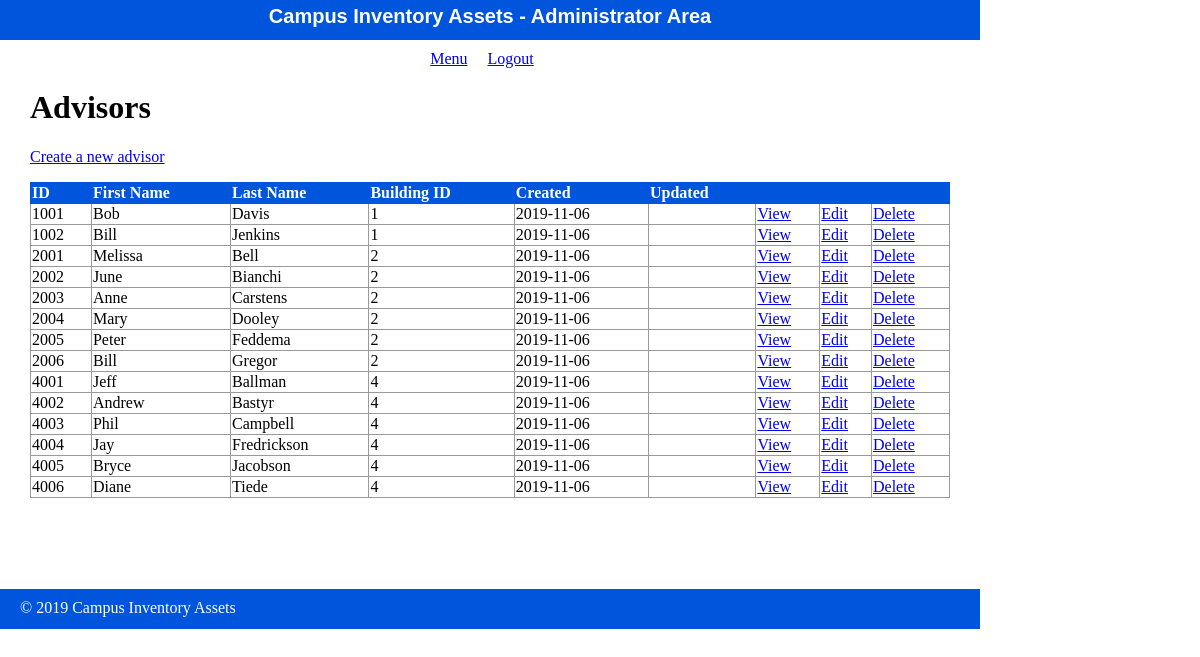
/admin/advisor/index.php, run on the app's committed database.
### tables this page shows
create table advisor(
    advisor_id int(4) Primary Key,
    advisor_fname VARCHAR(10),
    advisor_lname VARCHAR(25),
    building_id int(4),
    advis_create_date date,
    advis_update_date date,
    FOREIGN KEY(building_id) REFERENCES building(building_id)
);

### private/functions.php (called while the page is built, shortened)
<?php
$db = db_connect();
function url_for($script_path) {
  return WWW_ROOT . $script_path;
}
function u($string="") {
  return urlencode($string);
}
function h($string="") {
  return htmlspecialchars($string);
}
function query($sql){
  global $db;
  $result = mysqli_query($db, $sql);
  return $result;
}
?>

### public/admin/advisor/index.php (the view, shortened to what this page needs)
<?php
include(SHARED_PATH . '/admin_header.php');
$sql = "select * from advisor";
$advisor_set = query($sql);
?>
<div id="content">
  <div class="pages listing">
    <h1>Advisors</h1>
    <div class="actions">
      <a class="action" href="<?php echo url_for('/admin/advisor/new.php'); ?>">Create a new advisor</a>
    </div>
  	<table class="list">
  	  <tr>
        <th>ID</th>
        <th>First Name</th>
        <th>Last Name</th>
        <th>Building ID</th>
  	    <th>Created</th>
        <th>Updated</th>
  	    <th>&nbsp;</th>
  	    <th>&nbsp;</th>
        <th>&nbsp;</th>
  	  </tr>
      <?php while($index = mysqli_fetch_assoc($advisor_set)) { ?>
        <tr>
          <td><?php echo h($index['advisor_id']); ?></td>
          <td><?php echo h($index['advisor_fname']); ?></td>
    	    <td><?php echo h($index['advisor_lname']); ?></td>
          <td><?php echo h($index['building_id']); ?></td>
          <td><?php echo h($index['advis_create_date']); ?></td>
          <td><?php echo h($index['advis_update_date']); ?></td>
          <td><a class="action" href="<?php echo url_for('/admin/adivsor/show.php?id=' . h(u($index['advisor_id']))); ?>">View</a></td>
          <td><a class="action" href="<?php echo url_for('/admin/adivsor/edit.php?id=' . h(u($index['advisor_id']))); ?>">Edit</a></td>
          <td><a class="action" href="<?php echo url_for('/admin/adivsor/delete.php?id=' . h(u($index['advisor_id']))); ?>">Delete</a></td>
    	  </tr>
      <?php } ?>
  	</table>
  </div>
</div>
<?php include(SHARED_PATH . '/admin_footer.php'); ?>

### public/stylesheets/staff.css (style rules this page uses)
html { height: 100%; width: 100%; }
body { height: 980px; width: 100%; margin: 0; padding: 0; }
#content { width: 920px; min-height: 500px; padding: 0 30px; }
.actions { margin-bottom: 1em; }
table { border-collapse: collapse; vertical-align: top; }
table.list { width: 100%; }
table.list tr td { border: 1px solid #999999; }
table.list tr th { border: 1px solid #0055DD; background: #0055DD; color: white; text-align: left; }

### data on the page
advisor: advisor_id "1001", advisor_fname "Bob", advisor_lname "Davis", building "1", advis_create_date "2019-11-06"
advisor: advisor_id "1002", advisor_fname "Bill", advisor_lname "Jenkins", building "1", advis_create_date "2019-11-06"
advisor: advisor_id "2001", advisor_fname "Melissa", advisor_lname "Bell", building "2", advis_create_date "2019-11-06"
advisor: advisor_id "2002", advisor_fname "June", advisor_lname "Bianchi", building "2", advis_create_date "2019-11-06"
advisor: advisor_id "2003", advisor_fname "Anne", advisor_lname "Carstens", building "2", advis_create_date "2019-11-06"
advisor: advisor_id "2004", advisor_fname "Mary", advisor_lname "Dooley", building "2", advis_create_date "2019-11-06"
advisor: advisor_id "2005", advisor_fname "Peter", advisor_lname "Feddema", building "2", advis_create_date "2019-11-06"
advisor: advisor_id "2006", advisor_fname "Bill", advisor_lname "Gregor", building "2", advis_create_date "2019-11-06"
advisor: advisor_id "4001", advisor_fname "Jeff", advisor_lname "Ballman", building "4", advis_create_date "2019-11-06"
advisor: advisor_id "4002", advisor_fname "Andrew", advisor_lname "Bastyr", building "4", advis_create_date "2019-11-06"
advisor: advisor_id "4003", advisor_fname "Phil", advisor_lname "Campbell", building "4", advis_create_date "2019-11-06"
advisor: advisor_id "4004", advisor_fname "Jay", advisor_lname "Fredrickson", building "4", advis_create_date "2019-11-06"
advisor: advisor_id "4005", advisor_fname "Bryce", advisor_lname "Jacobson", building "4", advis_create_date "2019-11-06"
advisor: advisor_id "4006", advisor_fname "Diane", advisor_lname "Tiede", building "4", advis_create_date "2019-11-06"
